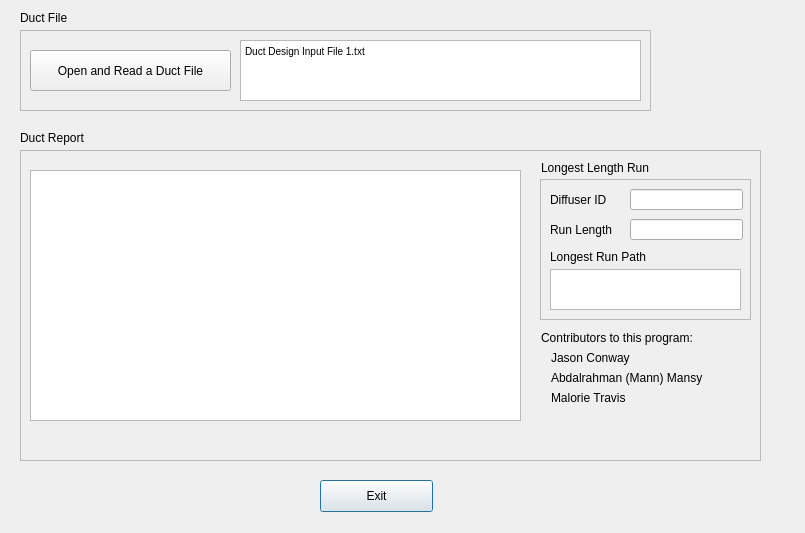
<?xml version="1.0" encoding="UTF-8"?>
<ui version="4.0">
 <class>Dialog</class>
 <widget class="QDialog" name="Dialog">
  <property name="geometry">
   <rect>
    <x>0</x>
    <y>0</y>
    <width>805</width>
    <height>533</height>
   </rect>
  </property>
  <property name="windowTitle">
   <string>Dialog</string>
  </property>
  <widget class="QPushButton" name="exitButton">
   <property name="geometry">
    <rect>
     <x>320</x>
     <y>480</y>
     <width>113</width>
     <height>32</height>
    </rect>
   </property>
   <property name="text">
    <string>Exit</string>
   </property>
  </widget>
  <widget class="QLabel" name="label">
   <property name="geometry">
    <rect>
     <x>20</x>
     <y>10</y>
     <width>60</width>
     <height>16</height>
    </rect>
   </property>
   <property name="text">
    <string>Duct File</string>
   </property>
  </widget>
  <widget class="QFrame" name="fileHandlingFrame">
   <property name="geometry">
    <rect>
     <x>20</x>
     <y>30</y>
     <width>631</width>
     <height>81</height>
    </rect>
   </property>
   <property name="frameShape">
    <enum>QFrame::StyledPanel</enum>
   </property>
   <property name="frameShadow">
    <enum>QFrame::Raised</enum>
   </property>
   <widget class="QPushButton" name="openReadButton">
    <property name="geometry">
     <rect>
      <x>10</x>
      <y>20</y>
      <width>201</width>
      <height>41</height>
     </rect>
    </property>
    <property name="text">
     <string>Open and Read a Duct File</string>
    </property>
   </widget>
   <widget class="QTextEdit" name="filePath">
    <property name="geometry">
     <rect>
      <x>220</x>
      <y>10</y>
      <width>401</width>
      <height>61</height>
     </rect>
    </property>
    <property name="html">
     <string>&lt;!DOCTYPE HTML PUBLIC &quot;-//W3C//DTD HTML 4.0//EN&quot; &quot;http://www.w3.org/TR/REC-html40/strict.dtd&quot;&gt;
&lt;html&gt;&lt;head&gt;&lt;meta name=&quot;qrichtext&quot; content=&quot;1&quot; /&gt;&lt;style type=&quot;text/css&quot;&gt;
p, li { white-space: pre-wrap; }
&lt;/style&gt;&lt;/head&gt;&lt;body style=&quot; font-family:'MS Shell Dlg 2'; font-size:7.8pt; font-weight:400; font-style:normal;&quot;&gt;
&lt;p style=&quot; margin-top:0px; margin-bottom:0px; margin-left:0px; margin-right:0px; -qt-block-indent:0; text-indent:0px;&quot;&gt;Duct Design Input File 1.txt&lt;/p&gt;&lt;/body&gt;&lt;/html&gt;</string>
    </property>
   </widget>
  </widget>
  <widget class="QLabel" name="label_2">
   <property name="geometry">
    <rect>
     <x>20</x>
     <y>130</y>
     <width>81</width>
     <height>16</height>
    </rect>
   </property>
   <property name="text">
    <string>Duct Report</string>
   </property>
  </widget>
  <widget class="QFrame" name="ductReportFrame">
   <property name="geometry">
    <rect>
     <x>20</x>
     <y>150</y>
     <width>741</width>
     <height>311</height>
    </rect>
   </property>
   <property name="frameShape">
    <enum>QFrame::StyledPanel</enum>
   </property>
   <property name="frameShadow">
    <enum>QFrame::Raised</enum>
   </property>
   <widget class="QFrame" name="runLengthFrame">
    <property name="geometry">
     <rect>
      <x>520</x>
      <y>29</y>
      <width>211</width>
      <height>141</height>
     </rect>
    </property>
    <property name="frameShape">
     <enum>QFrame::StyledPanel</enum>
    </property>
    <property name="frameShadow">
     <enum>QFrame::Raised</enum>
    </property>
    <widget class="QLabel" name="label_4">
     <property name="geometry">
      <rect>
       <x>10</x>
       <y>10</y>
       <width>81</width>
       <height>21</height>
      </rect>
     </property>
     <property name="text">
      <string>Diffuser ID</string>
     </property>
    </widget>
    <widget class="QLineEdit" name="diffuserID">
     <property name="geometry">
      <rect>
       <x>90</x>
       <y>10</y>
       <width>113</width>
       <height>21</height>
      </rect>
     </property>
    </widget>
    <widget class="QLabel" name="label_5">
     <property name="geometry">
      <rect>
       <x>10</x>
       <y>40</y>
       <width>71</width>
       <height>21</height>
      </rect>
     </property>
     <property name="text">
      <string>Run Length</string>
     </property>
    </widget>
    <widget class="QLineEdit" name="runLength">
     <property name="geometry">
      <rect>
       <x>90</x>
       <y>40</y>
       <width>113</width>
       <height>21</height>
      </rect>
     </property>
    </widget>
    <widget class="QLabel" name="label_6">
     <property name="geometry">
      <rect>
       <x>10</x>
       <y>70</y>
       <width>111</width>
       <height>16</height>
      </rect>
     </property>
     <property name="text">
      <string>Longest Run Path</string>
     </property>
    </widget>
    <widget class="QTextEdit" name="longestRunPath">
     <property name="geometry">
      <rect>
       <x>10</x>
       <y>90</y>
       <width>191</width>
       <height>41</height>
      </rect>
     </property>
    </widget>
   </widget>
   <widget class="QLabel" name="label_3">
    <property name="geometry">
     <rect>
      <x>521</x>
      <y>10</y>
      <width>131</width>
      <height>16</height>
     </rect>
    </property>
    <property name="text">
     <string>Longest Length Run</string>
    </property>
   </widget>
   <widget class="QLabel" name="label_7">
    <property name="geometry">
     <rect>
      <x>521</x>
      <y>180</y>
      <width>181</width>
      <height>16</height>
     </rect>
    </property>
    <property name="text">
     <string>Contributors to this program:</string>
    </property>
   </widget>
   <widget class="QLabel" name="label_8">
    <property name="geometry">
     <rect>
      <x>531</x>
      <y>200</y>
      <width>91</width>
      <height>16</height>
     </rect>
    </property>
    <property name="text">
     <string>Jason Conway</string>
    </property>
   </widget>
   <widget class="QLabel" name="label_9">
    <property name="geometry">
     <rect>
      <x>531</x>
      <y>240</y>
      <width>91</width>
      <height>16</height>
     </rect>
    </property>
    <property name="text">
     <string>Malorie Travis</string>
    </property>
   </widget>
   <widget class="QLabel" name="label_10">
    <property name="geometry">
     <rect>
      <x>531</x>
      <y>220</y>
      <width>181</width>
      <height>16</height>
     </rect>
    </property>
    <property name="text">
     <string>Abdalrahman (Mann) Mansy</string>
    </property>
   </widget>
   <widget class="QTextEdit" name="ductReport">
    <property name="geometry">
     <rect>
      <x>10</x>
      <y>20</y>
      <width>491</width>
      <height>251</height>
     </rect>
    </property>
   </widget>
  </widget>
 </widget>
 <resources/>
 <connections/>
</ui>
